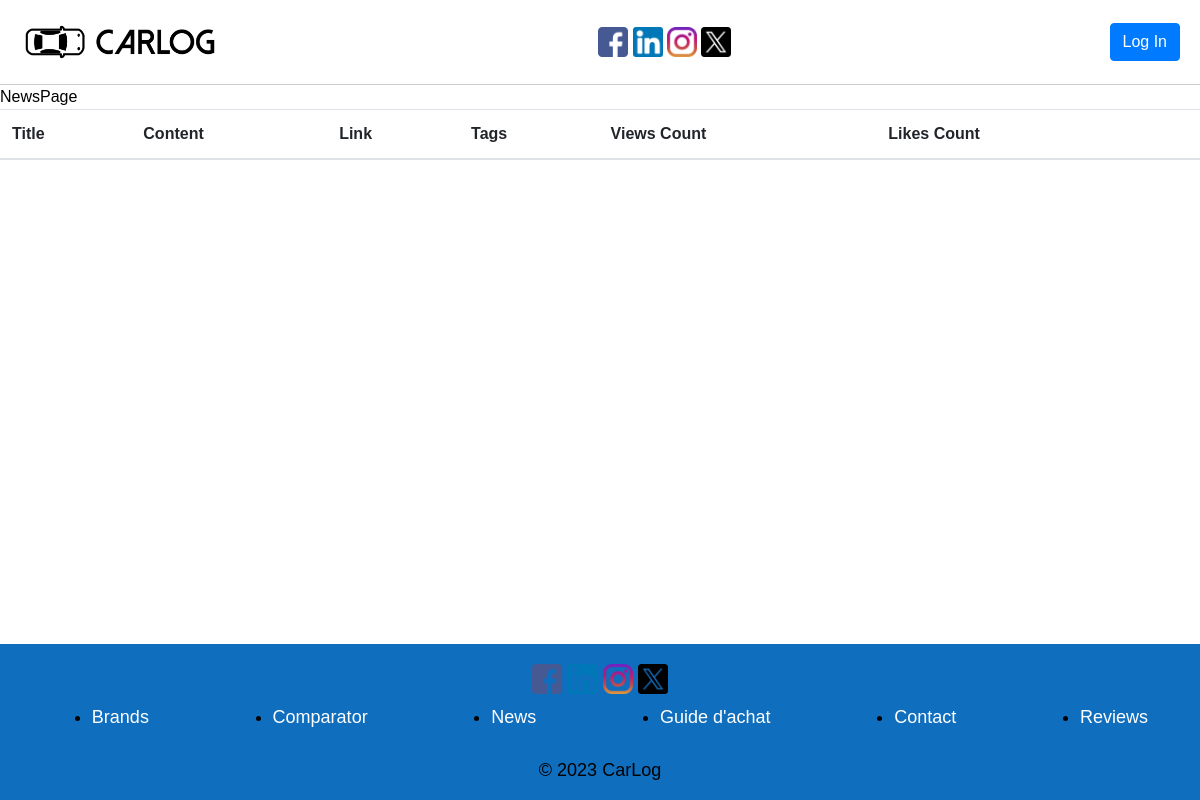
The page /newsPage/ on the database as committed earlier.
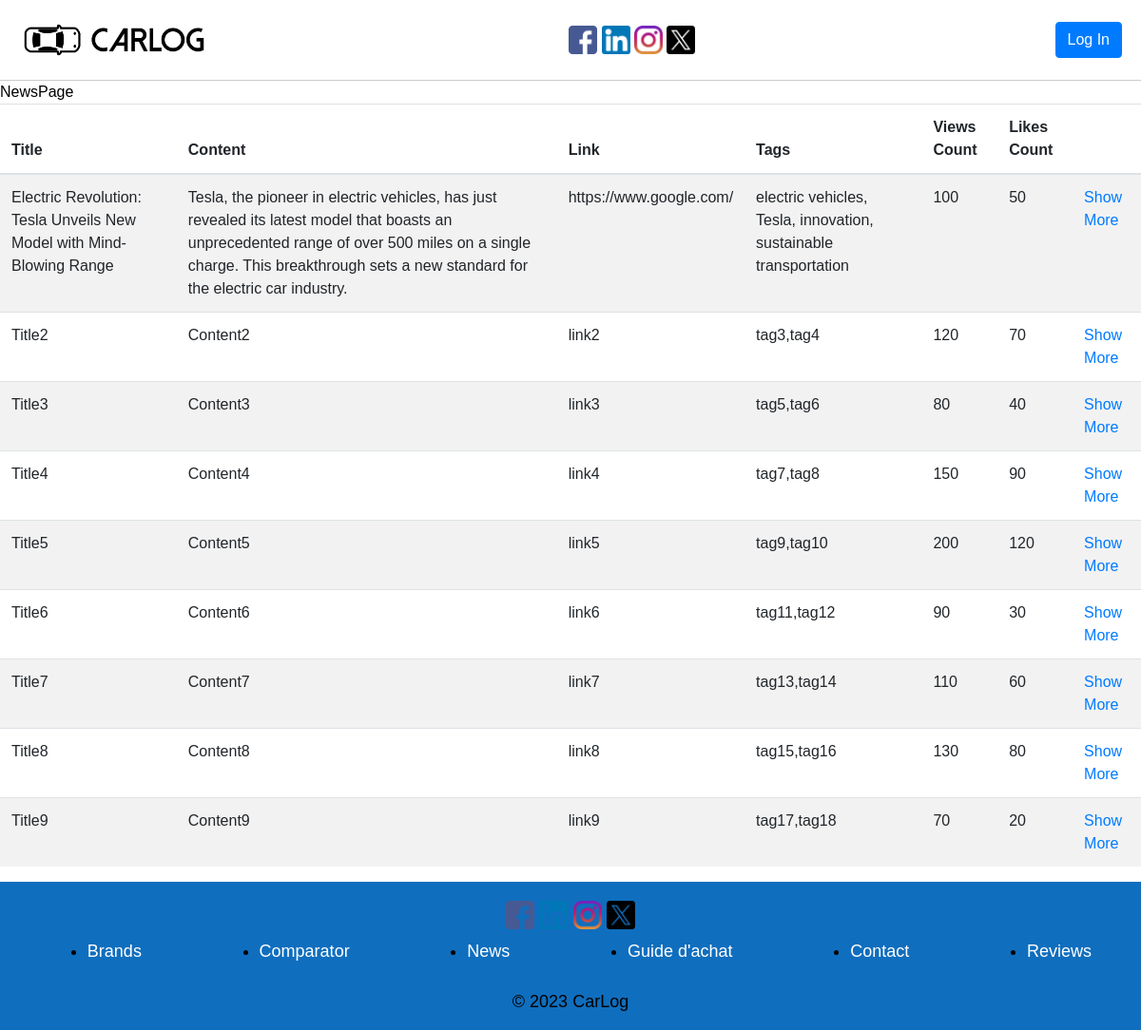
The same page on the database as committed later.
### tables this page shows
CREATE TABLE `news` (
  `id` int(11) NOT NULL,
  `title` varchar(255) NOT NULL,
  `content` text NOT NULL,
  `link` varchar(255) DEFAULT NULL,
  `created_at` timestamp NOT NULL DEFAULT current_timestamp(),
  `updated_at` timestamp NOT NULL DEFAULT current_timestamp() ON UPDATE current_timestamp(),
  `tags` varchar(255) DEFAULT NULL,
  `views_count` int(11) DEFAULT 0,
  `likes_count` int(11) DEFAULT 0
);

### app/router.php (called while the page is built, shortened)
<?php
require_once($_SERVER['DOCUMENT_ROOT'] . "/CarLog/app/views/userViews/newsPage.php");
$request = rtrim($_SERVER['REQUEST_URI'], '/') . '/';
$request = strtok($request, '?');
$view = null;
switch ($request) {
    case '/CarLog/newsPage/':
        $view = new NewsPage();
        break;
}
$view->showPage();

### config/queries/newsQueries.php (called while the page is built, shortened)
<?php
require_once($_SERVER['DOCUMENT_ROOT'] . '/CarLog/app/controllers/databaseController.php');
class NewsQueries
{
    public static function getAllNews()
    {
        return "SELECT * FROM news";
    }
}

### app/models/newsModel.php (called while the page is built, shortened)
<?php
require_once($_SERVER['DOCUMENT_ROOT'] . "/CarLog/Config/queries/newsQueries.php");
require_once($_SERVER['DOCUMENT_ROOT'] . '/CarLog/app/controllers/databaseController.php');
class NewsModel
{
    public function getAllNews()
    {
        $dbController = new DatabaseController();
        $database = $dbController->connect();
        $query = NewsQueries::getAllNews();
        $news = $dbController->request($database, $query);
        return $news;
    }
}

### app/controllers/databaseController.php (called while the page is built, shortened)
<?php
require_once($_SERVER['DOCUMENT_ROOT'] . '/CarLog/app/models/databaseModel.php');
class DatabaseController
{
    public function request($database, $query, $params = [])
    {
        $databaseModel = new DatabaseModel();
        return $databaseModel->request($database, $query, $params);
    }
}

### app/models/databaseModel.php (called while the page is built, shortened)
<?php
class DatabaseModel
{
    public function request($database, $query, $params = [])
    {
        try {
            $stmt = $database->prepare($query);
            if ($stmt) {
                if (!empty($params)) {
                    $stmt->execute($params);
                } else {
                    $stmt->execute();
                }
                $result = $stmt->fetchAll(PDO::FETCH_ASSOC);
                return $result;
            } else {
                return false;
            }
        } catch (PDOException $e) {
            echo "Query execution failed: " . $e->getMessage();
            return false;
        }
    }
}

### app/controllers/newsController.php (called while the page is built, shortened)
<?php
require_once($_SERVER['DOCUMENT_ROOT'] . '/CarLog/app/models/newsModel.php');
class NewsController
{
    public function getAllNews()
    {
        $newModel = new NewsModel();
        return $newModel->getAllNews();
    }
}

### app/views/userViews/newsPage.php (the view, shortened to what the changed rows need)
<?php
require_once($_SERVER['DOCUMENT_ROOT'] . "/CarLog/app/views/sharedViews/sharedViews.php");
require_once($_SERVER['DOCUMENT_ROOT'] . "/CarLog/app/controllers/newsController.php");
class NewsPage
{
    public function showPage()
    {
        $shardViews = new SharedViews();
        $shardViews->showHeader();
        $this->showAllNews();
        $shardViews->showFooter();
    }
    public function showAllNews()
    {
        $newsController = new NewsController();
        $news = $newsController->getAllNews();
        ?>
        <div class="table-responsive">
            <table class="table table-striped">
                <thead>
                    <tr>
                        <th>Title</th>
                        <th>Content</th>
                        <th>Link</th>
                        <th>Tags</th>
                        <th>Views Count</th>
                        <th>Likes Count</th>
                        <th></th>
                    </tr>
                </thead>
                <tbody>
                    <?php
                    foreach ($news as $news) {
                        ?>
                        <tr>
                            <td>
                                <?php echo $news['title']; ?>
                            </td>
                            <td>
                                <?php echo $news['content']; ?>
                            </td>
                            <td>
                                <?php echo $news['link']; ?>
                            </td>
                            <td>
                                <?php echo $news['tags']; ?>
                            </td>
                            <td>
                                <?php echo $news['views_count']; ?>
                            </td>
                            <td>
                                <?php echo $news['likes_count']; ?>
                            </td>
                            <td>
                                <a href="/CarLog/news/?id=<?php echo $news['id'] ?>">Show More</a>
                            </td>
                        </tr>
                        <?php
                    }
                    ?>
                </tbody>
            </table>
        </div>
        <?php
    }
}

### app/views/sharedViews/sharedViews.php (shortened to what the changed rows need)
<?php
class SharedViews
{
        ?>
        <?php
    private $linksData = [
        [
            'link' => 'https://www.facebook.com/moncef.moussaoui.79/',
            'icon' => '/CarLog/public/icons/social-media/facebook.png',
        ],
        [
            'link' => 'https://www.linkedin.com/in/abdelmouncif-moussaoui-35021a206/',
            'icon' => '/CarLog/public/icons/social-media/linkedin.png',
        ],
        [
            'link' => 'https://www.instagram.com/moncefon/',
            'icon' => '/CarLog/public/icons/social-media/instagram.png',
        ],
        [
            'link' => 'https://www.youtube.com/channel/UC28Px5uPpW3jNVyIe6E2vQw',
            'icon' => '/CarLog/public/icons/social-media/twitter.png',
        ]
    ];
    public function showHeader()
    {
        ?>
        <div class="header">
            <div class="header__social-media">
                <?php $this->showSocialMedia(); ?>
            </div>
        </div>
        <?php
    }
    private function showSocialMedia()
    {
        foreach ($this->linksData as $linkData) {
            ?>
            <a href="<?php echo $linkData['link']; ?>" target="_blank">
                <img src="<?php echo $linkData['icon']; ?>" alt="social media icon" width="30px">
            </a>
            <?php
        }
    }
    public function showFooter()
    {
        ?>
        <div class="footer">
            <div>
            </div>
        </div>
        <?php
    }
}

Rows that differ between the two databases and show on the page:
added news: title "Electric Revolution: Tesla Unveils New Model with Mind-Blowing Range", content "Tesla, the pioneer in electric vehicles, has just revealed its latest model that boasts an unprecedented range of over 500 miles on a single charge. This breakthrough sets a new standard for the electric car industry.", link "https://www.google.com/", tags "electric vehicles, Tesla, innovation, sustainable transportation", views_count "100", likes_count "50"
added news: title "Title2", content "Content2", link "link2", tags "tag3,tag4", views_count "120", likes_count "70"
added news: title "Title3", content "Content3", link "link3", tags "tag5,tag6", views_count "80", likes_count "40"
added news: title "Title4", content "Content4", link "link4", tags "tag7,tag8", views_count "150", likes_count "90"
added news: title "Title5", content "Content5", link "link5", tags "tag9,tag10", views_count "200", likes_count "120"
added news: title "Title6", content "Content6", link "link6", tags "tag11,tag12", views_count "90", likes_count "30"
added news: title "Title7", content "Content7", link "link7", tags "tag13,tag14", views_count "110", likes_count "60"
added news: title "Title8", content "Content8", link "link8", tags "tag15,tag16", views_count "130", likes_count "80"
added news: title "Title9", content "Content9", link "link9", tags "tag17,tag18", views_count "70", likes_count "20"
